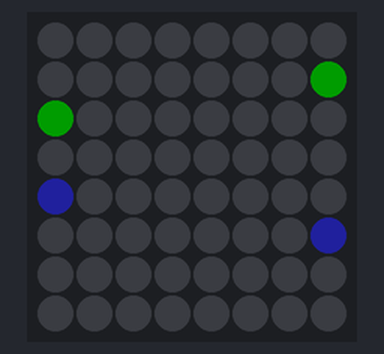
Recording of a sketch running on a simulated ESP8266 (NodeMCU). On the bench: 8×8 RGB LED matrix (first LED top left, wired row by row). Dim RGB values are drawn brighter than linear; what the sketch prints to the serial monitor is not drawn.

Above: at 0.34 s.
At 0.78 s:
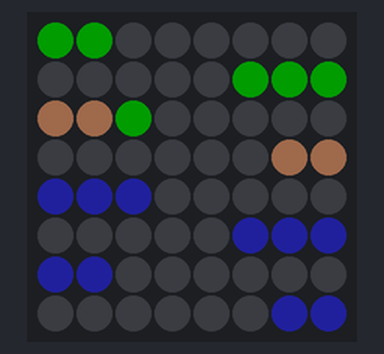
At 1.22 s:
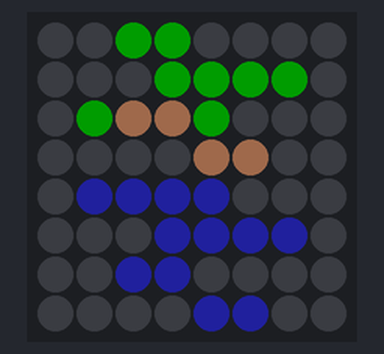
At 1.67 s:
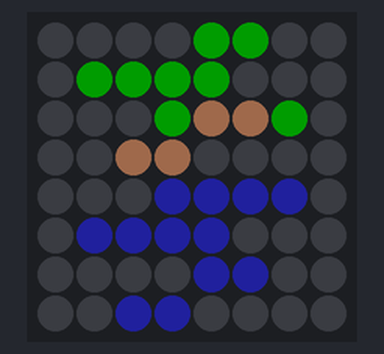
At 2.33 s:
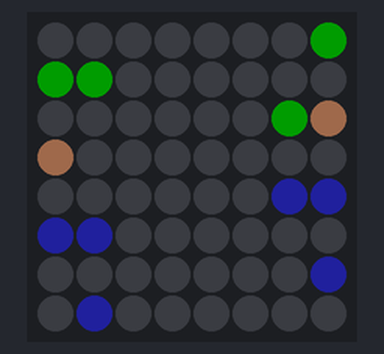

Measured:
- by itself, everything shown: repeats every 2.7 s, in 12 steps

The sketch:

lemmings.ino
```cpp
#include <ESP8266WiFi.h>
#include <FastLED.h>

constexpr uint8_t data_pin = D2;
constexpr uint8_t matrix_width = 8;
constexpr uint8_t matrix_height = 8;
constexpr uint16_t n_leds = matrix_width * matrix_height;
constexpr uint8_t brightness_level = 32;
constexpr uint32_t step_interval_ms = 220;

constexpr uint8_t sprite_width = 4;
constexpr uint8_t sprite_height = 8;

// This panel is progressive: every row runs left to right.  Serpentine panels
// reverse alternate rows, and which rows depends on the corner the data enters,
// so both phases are here.  A wrong setting tears the sprite across every
// second row.
enum class PanelLayout { progressive, serpentine_odd, serpentine_even };
constexpr PanelLayout panel_layout = PanelLayout::progressive;

const CRGB hair_colour = CRGB(0, 220, 0);
const CRGB skin_colour = CRGB(255, 170, 120);
const CRGB body_colour = CRGB(50, 50, 230);

// g hair, s skin, b body, dot transparent.
const char *walk_stride[sprite_height] = {
  ".gg.",
  "gggg",
  "gssg",
  ".ss.",
  "bbbb",
  "bbbb",
  ".bb.",
  "b..b",
};

const char *walk_together[sprite_height] = {
  ".gg.",
  "gggg",
  "gssg",
  ".ss.",
  "bbbb",
  "bbbb",
  ".bb.",
  ".bb.",
};

const char **const frames[] = { walk_stride, walk_together };
constexpr uint8_t n_frames = sizeof(frames) / sizeof(frames[0]);

CRGB leds[n_leds];
int8_t x_offset = -sprite_width;
uint8_t frame_index = 0;

static uint16_t xy_to_index(uint8_t x, uint8_t y) {
  const bool odd_row = (y % 2) == 1;
  const bool row_reversed = (panel_layout == PanelLayout::serpentine_odd && odd_row) ||
                            (panel_layout == PanelLayout::serpentine_even && !odd_row);
  return y * matrix_width + (row_reversed ? matrix_width - 1 - x : x);
}

static CRGB colour_for(char key) {
  switch (key) {
    case 'g': return hair_colour;
    case 's': return skin_colour;
    case 'b': return body_colour;
  }
  return CRGB::Black;
}

static void draw(const char **sprite, int8_t offset) {
  fill_solid(leds, n_leds, CRGB::Black);
  for (uint8_t y = 0; y < sprite_height; y++) {
    for (uint8_t sx = 0; sx < sprite_width; sx++) {
      const char key = sprite[y][sx];
      if (key == '.') {
        continue;
      }
      const int16_t x = offset + sx;
      if (x < 0 || x >= matrix_width) {
        continue;
      }
      leds[xy_to_index(x, y)] = colour_for(key);
    }
  }
  FastLED.show();
}

void setup() {
  Serial.begin(115200);
  WiFi.mode(WIFI_OFF);
  WiFi.forceSleepBegin();
  FastLED.addLeds<WS2812B, data_pin, GRB>(leds, n_leds);
  FastLED.setBrightness(brightness_level);
  FastLED.clear(true);
  Serial.println();
  Serial.printf("lemmings: %ux%u sprite on %ux%u panel\r\n", sprite_width, sprite_height, matrix_width, matrix_height);
}

void loop() {
  draw(frames[frame_index], x_offset);
  frame_index = (frame_index + 1) % n_frames;
  x_offset++;
  if (x_offset >= static_cast<int8_t>(matrix_width)) {
    x_offset = -sprite_width;
    Serial.println("lap done");
  }
  delay(step_interval_ms);
}
```
